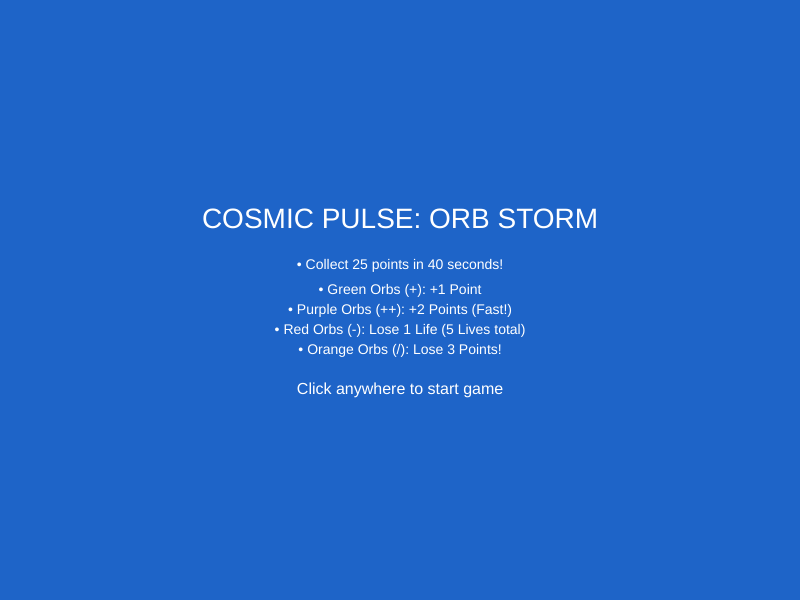
Frame 1 (no input)
Frame 60 (no input): identical to frame 1, image omitted
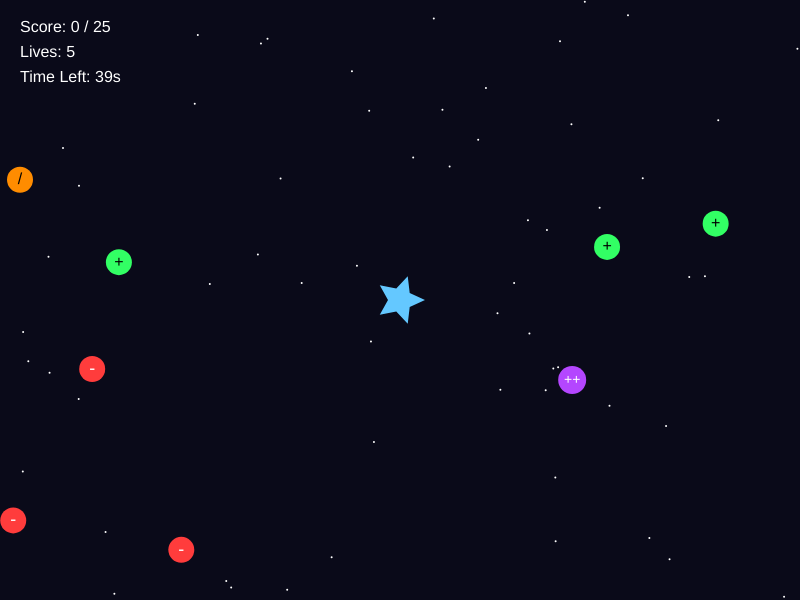
Frame 120 (the mouse pressed at the canvas centre since frame 60)

The p5.js sketch that drew these frames (run headless with seeded random() and noise() and a simulated clock; from frame 60 on, the mouse is pressed at the canvas centre):

// p5.js sketch
// ── sketch.js
// Game State variable: "start", "game", "win", or "gameover"
let gameState = "start";

// Game Stats
let score = 0;
let targetScore = 25;
let lives = 5;

// Timer variables (40 seconds)
let totalTime = 40;
let startTime = 0;

// Player (Blue Star) position
let starX, starY;

// --- MULTIPLE ORBS (Arrays) ---
let greenOrbs = []; // Green (+1 point) - Multiple falling vertically
let redOrbs = [];   // Red (-1 life) - Multiple moving horizontally

// --- SINGLE SPECIAL ORBS ---
let purpleOrb = { x: -50, y: -50, speed: 8 }; // Purple (++2 points) - Fast vertical
let orangeOrb = { x: -50, y: -50, speed: 2 }; // Orange (/ -3 points) - Slow horizontal

// --- SPARK PARTICLES ARRAY ---
let sparks = [];

// Background space stars array
let bgStars = [];

function setup() {
  createCanvas(800, 600);
  textAlign(CENTER, CENTER);
  
  // Create background space stars
  for (let i = 0; i < 60; i++) {
    bgStars.push({ x: random(width), y: random(height) });
  }
}

function draw() {
  // 1. START SCREEN (Blue Background)
  if (gameState === "start") {
    background(30, 100, 200);
    
    fill(255);
    textSize(28);
    text("COSMIC PULSE: ORB STORM", width / 2, height / 2 - 80);
    
    textSize(14);
    text("• Collect 25 points in 40 seconds!", width / 2, height / 2 - 35);
    text("• Green Orbs (+): +1 Point", width / 2, height / 2 - 10);
    text("• Purple Orbs (++): +2 Points (Fast!)", width / 2, height / 2 + 10);
    text("• Red Orbs (-): Lose 1 Life (5 Lives total)", width / 2, height / 2 + 30);
    text("• Orange Orbs (/): Lose 3 Points!", width / 2, height / 2 + 50);
    
    textSize(16);
    text("Click anywhere to start game", width / 2, height / 2 + 90);
  }
  
  // 2. MAIN GAME SCREEN (Black Background)
  else if (gameState === "game") {
    background(10, 10, 25);
    
    // Draw Space Stars
    fill(255);
    noStroke();
    for (let i = 0; i < bgStars.length; i++) {
      ellipse(bgStars[i].x, bgStars[i].y, 2, 2);
    }
    
    // --- TIMER LOGIC ---
    let elapsedSeconds = (millis() - startTime) / 1000;
    let timeLeft = ceil(totalTime - elapsedSeconds);
    if (timeLeft <= 0) {
      timeLeft = 0;
      gameState = "gameover";
    }
    
    // --- PLAYER (Blue Star) FOLLOWS MOUSE ---
    starX = mouseX;
    starY = mouseY;
    
    // Draw Player Star
    fill(100, 200, 255);
    drawStar(starX, starY, 12, 25, 5);
    
    // --- 1. GREEN ORBS (+1 Point, Multiple) ---
    for (let i = 0; i < greenOrbs.length; i++) {
      let g = greenOrbs[i];
      g.y += g.speed;
      if (g.y > height + 20) {
        g.y = -20;
        g.x = random(50, width - 50);
      }
      
      // Draw Green Orb with '+'
      fill(50, 255, 100);
      ellipse(g.x, g.y, 26, 26);
      fill(0);
      textSize(16);
      text("+", g.x, g.y);
      
      // Touch Green Orb
      if (dist(starX, starY, g.x, g.y) < 25) {
        score += 1;
        createSparks(g.x, g.y, color(50, 255, 100)); // Green Sparks
        g.y = -20;
        g.x = random(50, width - 50);
      }
    }
    
    // --- 2. PURPLE ORB (++2 Points, Single, Fast) ---
    purpleOrb.y += purpleOrb.speed;
    if (purpleOrb.y > height + 20) {
      purpleOrb.y = -50;
      purpleOrb.x = random(50, width - 50);
    }
    fill(180, 70, 255);
    ellipse(purpleOrb.x, purpleOrb.y, 28, 28);
    fill(255);
    textSize(14);
    text("++", purpleOrb.x, purpleOrb.y);
    
    // Touch Purple Orb
    if (dist(starX, starY, purpleOrb.x, purpleOrb.y) < 26) {
      score += 2;
      createSparks(purpleOrb.x, purpleOrb.y, color(180, 70, 255)); // Purple Sparks
      purpleOrb.y = -50;
      purpleOrb.x = random(50, width - 50);
    }
    
    // --- 3. RED ORBS (-1 Life, Multiple, Horizontal) ---
    for (let i = 0; i < redOrbs.length; i++) {
      let r = redOrbs[i];
      r.x += r.speed;
      if (r.x > width + 20) {
        r.x = -20;
        r.y = random(50, height - 50);
      }
      
      // Draw Red Orb with '-'
      fill(255, 60, 60);
      ellipse(r.x, r.y, 26, 26);
      fill(255);
      textSize(18);
      text("-", r.x, r.y);
      
      // Touch Red Orb
      if (dist(starX, starY, r.x, r.y) < 25) {
        lives -= 1;
        createSparks(r.x, r.y, color(255, 60, 60)); // Red Sparks
        r.x = -20;
        r.y = random(50, height - 50);
        if (lives <= 0) gameState = "gameover";
      }
    }
    
    // --- 4. ORANGE ORB (-3 Points, Single, Slow Horizontal) ---
    orangeOrb.x += orangeOrb.speed;
    if (orangeOrb.x > width + 20) {
      orangeOrb.x = -50;
      orangeOrb.y = random(50, height - 50);
    }
    fill(255, 140, 0);
    ellipse(orangeOrb.x, orangeOrb.y, 26, 26);
    fill(0);
    textSize(16);
    text("/", orangeOrb.x, orangeOrb.y);
    
    // Touch Orange Orb
    if (dist(starX, starY, orangeOrb.x, orangeOrb.y) < 25) {
      score -= 3;
      if (score < 0) score = 0; // Don't let score drop below 0
      createSparks(orangeOrb.x, orangeOrb.y, color(255, 140, 0)); // Orange Sparks
      orangeOrb.x = -50;
      orangeOrb.y = random(50, height - 50);
    }
    
    // --- DRAW & UPDATE SPARKS ---
    for (let i = sparks.length - 1; i >= 0; i--) {
      let p = sparks[i];
      fill(p.c);
      ellipse(p.x, p.y, p.size, p.size);
      p.x += p.vx;
      p.y += p.vy;
      p.size -= 0.3; // Shrink over time
      if (p.size <= 0) {
        sparks.splice(i, 1); // Remove faded sparks
      }
    }
    
    // Check Win Condition
    if (score >= targetScore) {
      gameState = "win";
    }
    
    // --- UI DISPLAY ---
    fill(255);
    textSize(16);
    textAlign(LEFT, TOP);
    text("Score: " + score + " / " + targetScore, 20, 20);
    text("Lives: " + lives, 20, 45);
    text("Time Left: " + timeLeft + "s", 20, 70);
    textAlign(CENTER, CENTER);
  }
  
  // 3. WIN SCREEN (Green Background)
  else if (gameState === "win") {
    background(40, 160, 80);
    fill(255);
    textSize(32);
    text("Congratulations, You Win!", width / 2, height / 2 - 30);
    textSize(16);
    text("Click anywhere to play again", width / 2, height / 2 + 30);
  }
  
  // 4. GAME OVER SCREEN (Red Background)
  else if (gameState === "gameover") {
    background(180, 40, 40);
    fill(255);
    textSize(32);
    text("Game Over", width / 2, height / 2 - 30);
    textSize(16);
    text("Click anywhere to play again", width / 2, height / 2 + 30);
  }
}

// --- HELPER FUNCTION: Make spark explosion ---
function createSparks(x, y, sparkColor) {
  for (let i = 0; i < 12; i++) {
    sparks.push({
      x: x,
      y: y,
      vx: random(-4, 4),
      vy: random(-4, 4),
      size: random(6, 10),
      c: sparkColor
    });
  }
}

// --- HELPER FUNCTION: Draw Star ---
function drawStar(x, y, radius1, radius2, npoints) {
  let angle = TWO_PI / npoints;
  let halfAngle = angle / 2.0;
  beginShape();
  for (let a = 0; a < TWO_PI; a += angle) {
    let sx = x + cos(a) * radius2;
    let sy = y + sin(a) * radius2;
    vertex(sx, sy);
    sx = x + cos(a + halfAngle) * radius1;
    sy = y + sin(a + halfAngle) * radius1;
    vertex(sx, sy);
  }
  endShape(CLOSE);
}

// --- MOUSE INPUT TO START / RESTART ---
function mousePressed() {
  if (gameState === "start" || gameState === "win" || gameState === "gameover") {
    score = 0;
    lives = 5;
    sparks = [];
    
    // Create 3 Green Orbs
    greenOrbs = [];
    for (let i = 0; i < 3; i++) {
      greenOrbs.push({
        x: random(50, width - 50),
        y: random(-200, -20),
        speed: random(5, 7)
      });
    }
    
    // Create 3 Red Orbs
    redOrbs = [];
    for (let i = 0; i < 3; i++) {
      redOrbs.push({
        x: random(-200, -20),
        y: random(50, height - 50),
        speed: random(3, 5)
      });
    }
    
    // Reset Special Orbs
    purpleOrb.x = random(50, width - 50);
    purpleOrb.y = -100;
    
    orangeOrb.x = -100;
    orangeOrb.y = random(50, height - 50);
    
    startTime = millis();
    gameState = "game";
  }
}
